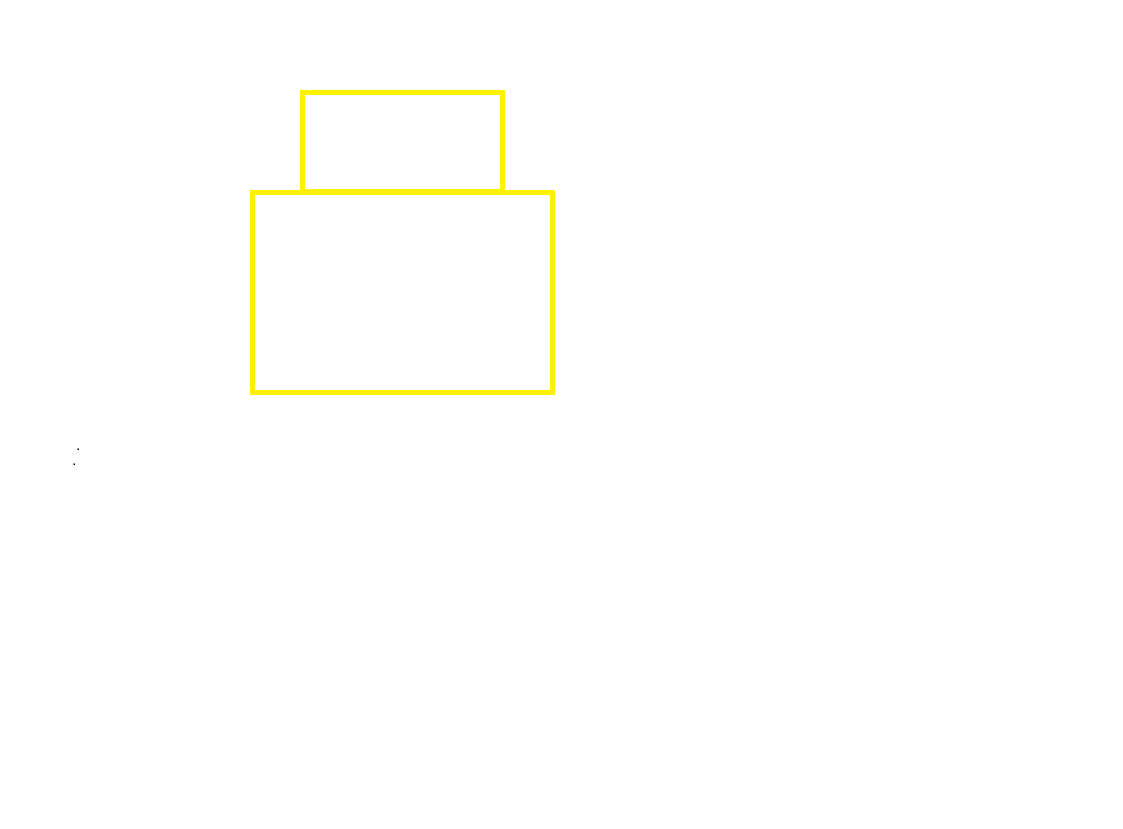
#> input picture yellowrectangle.png, 1123 x 829 px, given in place of the camera
$ python wateshedalgorith.py
#> lines starting #> are read from the running program, lines starting #| are printed output that depends on the picture; after the words box and inside, x2 and y2 are one past the last pixel; in counts of white or black regions, pixels touching at a corner belong together
import numpy as np
import cv2 as cv
video=cv.VideoCapture(0)

#img = cv.imread(r'C:\Users\frknl\Desktop\Teknofest\img\coins.jpg')
while True:
    ret,img=video.read()
#> img is the input picture: shape (829, 1123, 3); mean B, G, R 253, 254.9, 255
    gray = cv.cvtColor(img,cv.COLOR_BGR2GRAY)
    ret, thresh = cv.threshold(gray,0,255,cv.THRESH_BINARY_INV+cv.THRESH_OTSU)
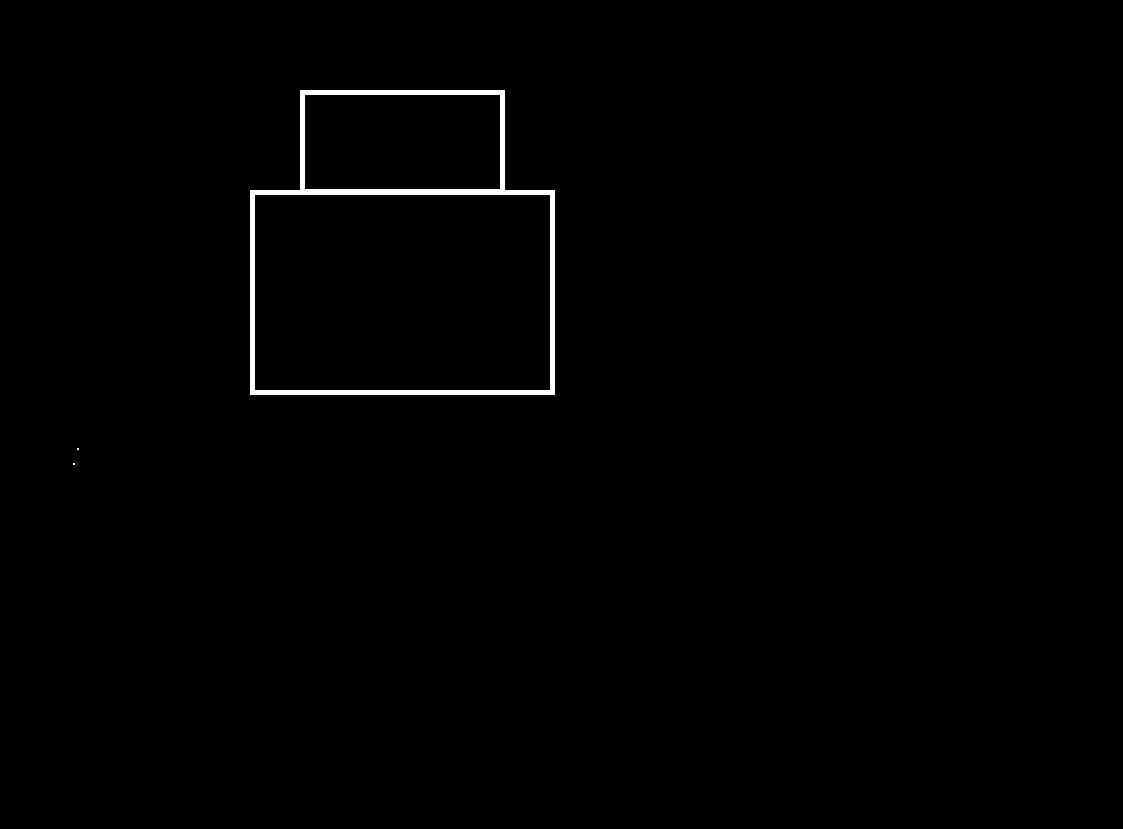
#> thresh: shape (829, 1123); 0.77% white; 3 white regions (2 under 20 px), largest, box (x1, y1, x2, y2) and area: (250, 90, 555, 395) 7170
#> ret = 218
    # noise removal
    kernel = np.ones((3,3),np.uint8)
    opening = cv.morphologyEx(thresh,cv.MORPH_OPEN,kernel, iterations = 2)
#> opening: shape (829, 1123); 0.77% white; 1 white region, box (x1, y1, x2, y2) and area: (250, 90, 555, 395) 7170
    # sure background area
    sure_bg = cv.dilate(opening,kernel,iterations=3)
#> sure_bg: shape (829, 1123); 1.7% white; 1 white region, box (x1, y1, x2, y2) and area: (247, 87, 558, 398) 15468
    # Finding sure foreground area
    dist_transform = cv.distanceTransform(opening,cv.DIST_L2,5)
    ret, sure_fg = cv.threshold(dist_transform,0.7*dist_transform.max(),255,0)
#> sure_fg: shape (829, 1123) float32; 0.17% white in thin lines or dots, all inside (x1, y1, x2, y2) = (252, 92, 553, 393)
#> ret = 2.52
    # Finding unknown region
    sure_fg = np.uint8(sure_fg)
    unknown = cv.subtract(sure_bg,sure_fg)
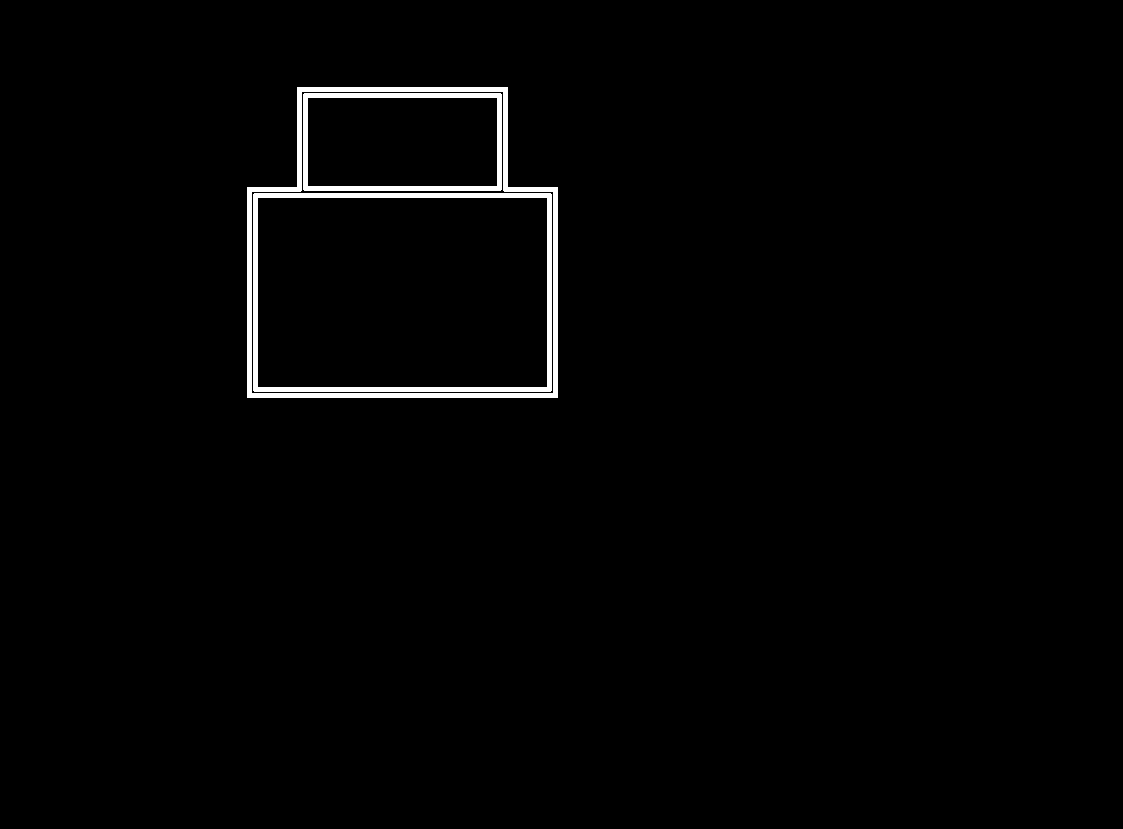
#> unknown: shape (829, 1123); 1.5% white; 3 white regions, box (x1, y1, x2, y2) and area: (247, 87, 558, 398) 6118, (253, 193, 552, 392) 4876, (303, 93, 502, 191) 2866
    # Marker labelling
    ret, markers = cv.connectedComponents(sure_fg)
#> ret = 2
    # Add one to all labels so that sure background is not 0, but 1
    markers = markers+1
    # Now, mark the region of unknown with zero
    markers[unknown==255] = 0
    markers = cv.watershed(img,markers)
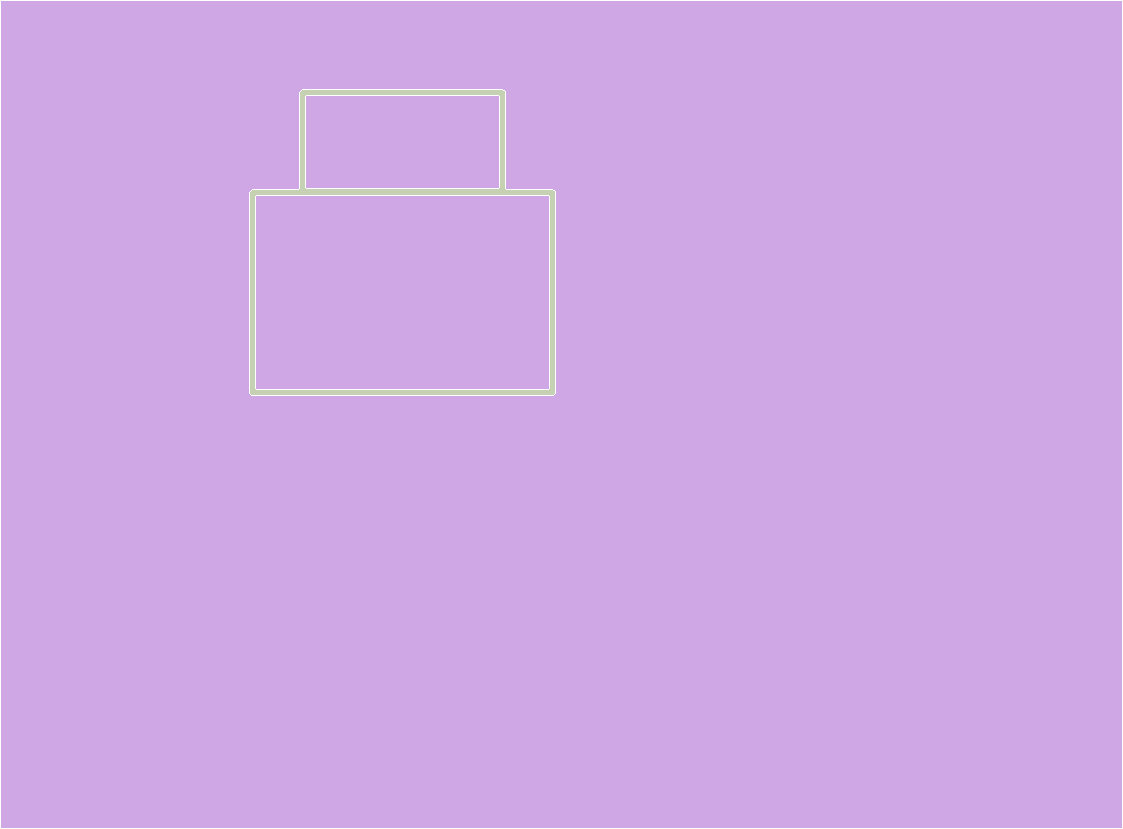
#> markers: shape (829, 1123) int32; 3 distinct labels, from -1 to 2; one colour per label, 0 black, -1 white
    img[markers == -1] = [255,0,0]
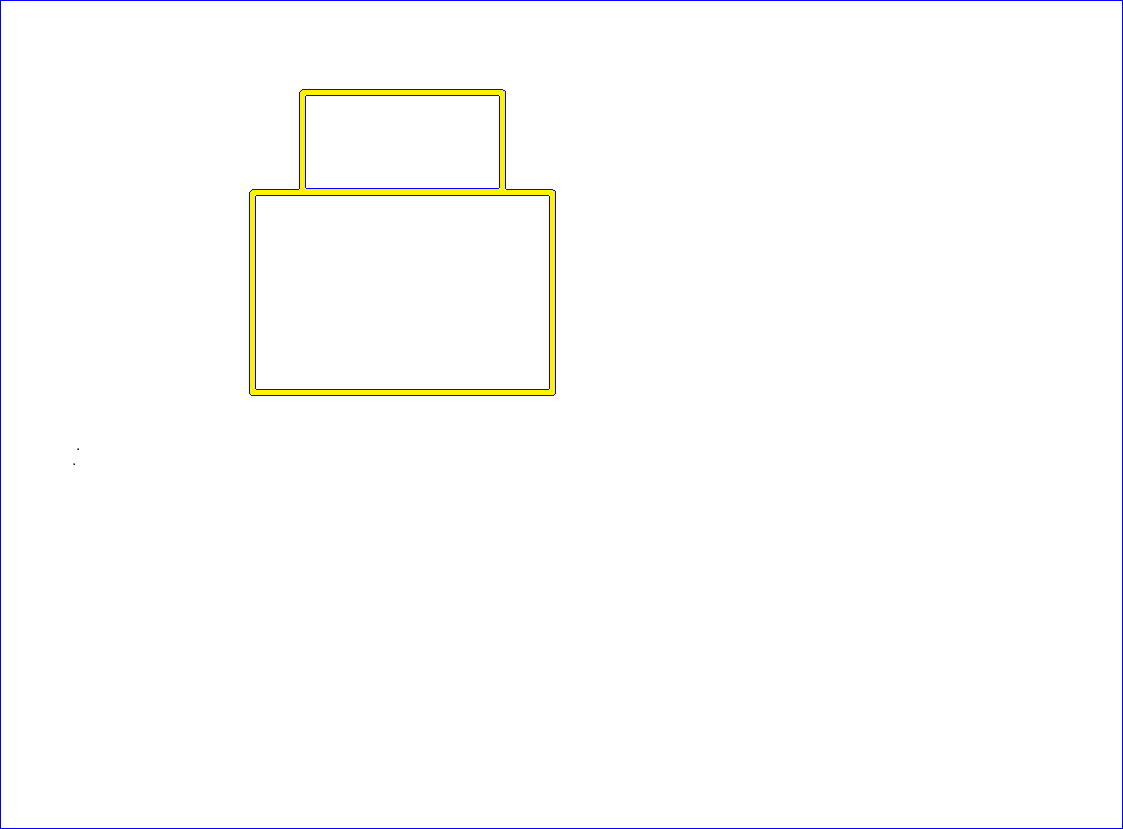
#> img: shape (829, 1123, 3); 0.71% of pixels changed, all inside (x1, y1, x2, y2) = (0, 0, 1123, 829)
    cv.imshow("img",img)
    if cv.waitKey(3) & 0xFF == ord('q'):
#> (key q is pressed here)
        break

video.release()
cv.destroyAllWindows()
